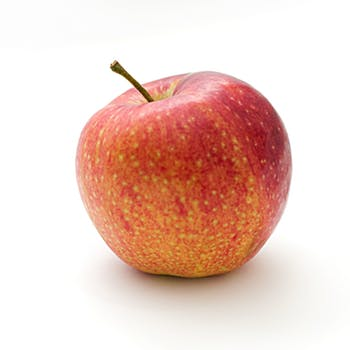
#> input picture input/apple.jpeg, 350 x 350 px
$ python changeColorSpace.py
#> lines starting #> are read from the running program, lines starting #| are printed output that depends on the picture; after the words box and inside, x2 and y2 are one past the last pixel; in counts of white or black regions, pixels touching at a corner belong together
# We will change the color space of input image from BGR to HSV.

import cv2
import numpy as np

img = cv2.imread('input/apple.jpeg')
#> img is the input picture: shape (350, 350, 3); mean B, G, R 195.7, 205.3, 235.2
cv2.imshow('img',img)

cvt_img = cv2.cvtColor(img,cv2.COLOR_BGR2HSV)
#> cvt_img: shape (350, 350, 3); mean H, S, V 17.2, 51.7, 235.2
lower_red = np.array([10,50,50])
upper_red = np.array([230,255,255])
mask = cv2.inRange(cvt_img,lower_red,upper_red)
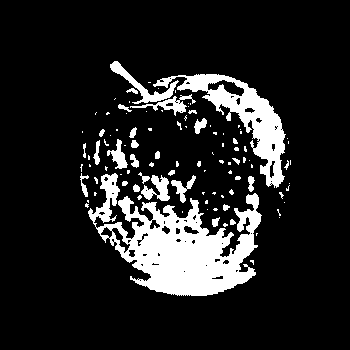
#> mask: shape (350, 350); 13.8% white; 104 white regions (71 under 20 px), largest, box (x1, y1, x2, y2) and area: (88, 173, 262, 296) 9566, (153, 74, 286, 188) 3804, (110, 61, 179, 104) 633

res = cv2.bitwise_and(img,img,mask=mask)
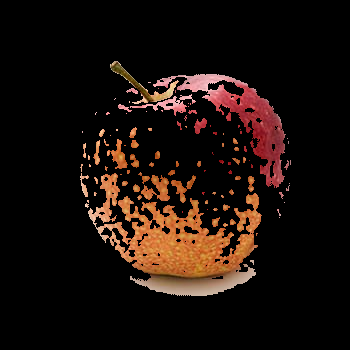
#> res: shape (350, 350, 3); mean B, G, R 10.7, 15.6, 27

cv2.imshow('hsv_img',res)

cv2.waitKey(0)
cv2.destroyAllWindows()
